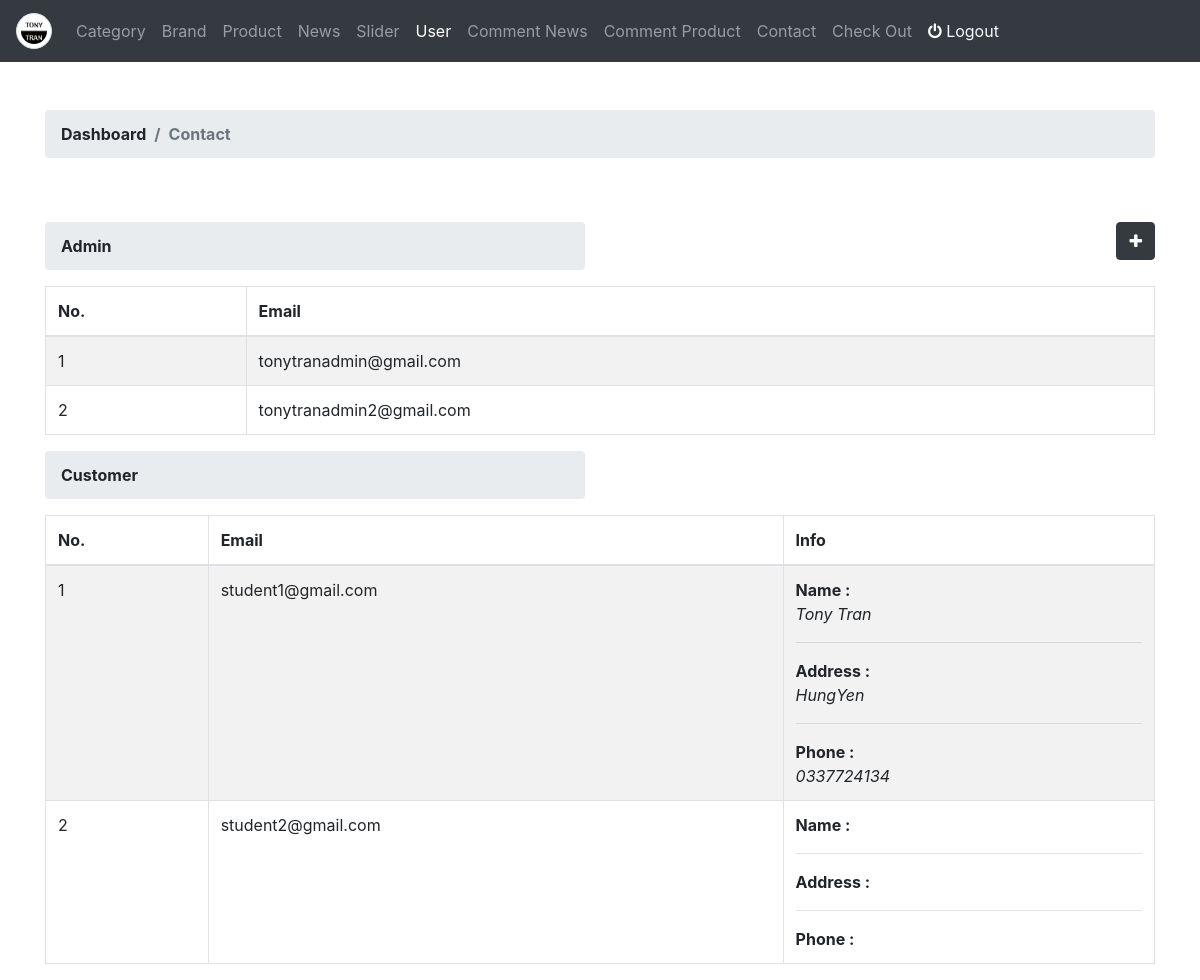
/admin/user/index (signed in), run on the app's committed database.
### tables this page shows
CREATE TABLE `users` (
  `id` int(10) UNSIGNED NOT NULL,
  `role` tinyint(1) NOT NULL,
  `email` varchar(255) NOT NULL,
  `password` varchar(255) NOT NULL,
  `create_at` timestamp NOT NULL DEFAULT CURRENT_TIMESTAMP,
  `update_at` timestamp NULL DEFAULT NULL ON UPDATE CURRENT_TIMESTAMP
);

CREATE TABLE `customers` (
  `id` int(11) UNSIGNED NOT NULL,
  `user_id` int(11) UNSIGNED NOT NULL,
  `name` varchar(255) NOT NULL,
  `address` text NOT NULL,
  `phone` varchar(255) NOT NULL,
  `create_at` timestamp NOT NULL DEFAULT CURRENT_TIMESTAMP,
  `update_at` timestamp NULL DEFAULT NULL ON UPDATE CURRENT_TIMESTAMP
);

### controllers/UserController.php (called while the page is built, shortened)
<?php
class UserController
{
	private $customer;
	private $user;
	public function __construct()
    {
    	$this->customer = new Customer();
    	$this->user = new User();
    }
    public function index()
    {
    	$customer = $this->customer->all();
    	$user = $this->user->all();
    	require_once '../views/admin/header.php';
 		require_once '../views/admin/user/list.php';
 		require_once '../views/admin/footer.php';
    }
}
?>

### models/Connection.php (called while the page is built, shortened)
<?php
class Connection
{
	public function __construct()
	{
		$this->connect = $this->connect();
	}
	private function connect()
	{
		$servername = "localhost";
		$dbname = "ecommerce_php";
		$username = "root";
		$password = "";
		try {
			$connect = new PDO("mysql:host=$servername; dbname=$dbname", $username, $password);
			$connect->setAttribute(PDO::ATTR_ERRMODE, PDO::ERRMODE_EXCEPTION);
		} catch (Exception $e) {
			echo $e->getMessage();
		}
		return $connect;
	}
}
?>

### models/Model.php (called while the page is built, shortened)
<?php
require_once 'Connection.php';
class Model extends Connection
{
	protected $table;
	public function all()
	{
		$data = array();
		$query = "SELECT * FROM ".$this->table;
		$stmt = $this->connect->prepare($query);
		if($stmt->execute())
		{
			$result = $stmt->fetchAll();
			foreach ($result as $row) {
				$data[] = $row;
			}
			return $data;
		}
		return false;
	}
	public function where($condition)
	{
		$query = "SELECT * FROM " . $this->table . " WHERE ". $condition;
		$stmt = $this->connect->prepare($query);
		$data = array();
		if($stmt->execute())
		{
			$result = $stmt->fetchAll();
			foreach ($result as $row) {
				$data[] = $row;
			}
			return $data;
		}
		return false;
	}
}
?>

### models/Auth.php (called while the page is built, shortened)
<?php
class Auth
{
	private $user;
    public function __construct()
    {
        $this->user = new User();
    }
    public function user()
    {
    	if(isset($_SESSION['email']) && isset($_SESSION['password']))
    	{
    		$email = $_SESSION['email'];
    		$password = $_SESSION['password'];
    		$user = $this->user->where("email = '" . $email . "' AND password = '" . $password ."'");
    		if(count($user) != 0)
    		{
    			return $user[0];
    		}
    		else
    		{
    			return 0;
    		}
    	}
    }
}
?>

### views/admin/user/list.php (the view, shortened to what this page needs)
<div class="container">
    <div class="row mt-5 font-weight-bolder">
        <div class="col-12">
            <nav aria-label="breadcrumb">
                <ol class="breadcrumb">
                    <li class="breadcrumb-item">Dashboard</li>
                    <li class="breadcrumb-item active" aria-current="page">Contact</li>
                </ol>
            </nav>
        </div>
    </div>
    <div class="row mt-5">
        <div class="col-6 font-weight-bolder">
            <nav aria-label="breadcrumb">
                <ol class="breadcrumb">
                    <li class="breadcrumb-item" aria-current="page">Admin</li>
                </ol>
            </nav>
        </div>
        <div class="col-6 font-weight-bolder text-right">
            <button class="btn btn-dark" data-toggle="modal" data-target="#create_admin_modal"><span><i class="fa fa-plus"></i></span></button>
        </div>
        <div class="col-12">
             <table class="table table-striped table-bordered">
                <thead>
                    <tr>
                        <th>No.</th>
                        <th>Email</th>
                    </tr>
                </thead>
                <tbody>
                    <?php
                    if(count($user) > 0)
                        {
                        $index = 0;
                        foreach ($user as $use) {
                            if($use['role'] == 1)
                            {
                            $index++;
                    ?>
                    <tr>
                        <td><?= $index ?></td>
                        <td><?= $use['email'] ?>
                        </td>
                    </tr>
                    <?php
                            }
                        }
                    }
                    else
                    {
                    ?>
                    <tr>
                        <td>Not Data</td>
                    </tr>
                    <?php
                    }
                    ?>
                </tbody>
            </table>
        </div>
        <div class="col-6 font-weight-bolder">
            <nav aria-label="breadcrumb">
                <ol class="breadcrumb">
                    <li class="breadcrumb-item" aria-current="page">Customer</li>
                </ol>
            </nav>
        </div>
        <div class="col-12">
             <table class="table table-striped table-bordered">
                <thead>
                    <tr>
                        <th>No.</th>
                        <th>Email</th>
                        <th>Info</th>
                    </tr>
                </thead>
                <tbody>
                    <?php
                    if(count($customer) > 0)
                        {
                        $index = 0;
                        foreach ($customer as $cus) {
                            $index++;
                    ?>
                    <tr>
                        <td><?= $index ?></td>
                        <td>
                        <?php
                        foreach ($user as $use) {
                            if($use['id'] == $cus['user_id'])
                            {
                                echo $use['email'];
                            }
                        }
                        ?>
                        </td>
                        <td>
                        <span class="font-weight-bolder">Name : </span>
                        <br>
                        <span class="font-italic"><?= $cus['name'] ?></span>
                        <hr>
                        <span class="font-weight-bolder">Address : </span>
                        <br>
                        <span class="font-italic"><?= $cus['address'] ?></span>
                        <hr>
                        <span class="font-weight-bolder">Phone : </span>
                        <br>
                        <span class="font-italic"><?= $cus['phone'] ?></span>
                        </td>
                    </tr>
                    <?php
                        }
                    }
                    else
                    {
                    ?>
                    <tr>
                        <td>Not Data</td>
                    </tr>
                    <?php
                    }
                    ?>
                </tbody>
            </table>
        </div>
    </div>
</div>

### data on the page
users: email "tonytranadmin@gmail.com"
users: email "tonytranadmin2@gmail.com"
customers: name "Tony Tran", address "HungYen", phone "0337724134"
users: email "student1@gmail.com"
users: email "student2@gmail.com"
